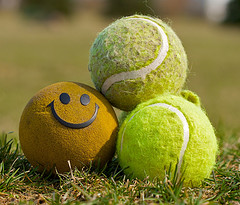
#> input picture CNN/tb_test_images/tennis_ball_1044.jpg, 240 x 205 px
$ python tb_detect_net_postprocess.py
#> lines starting #> are read from the running program, lines starting #| are printed output that depends on the picture; after the words box and inside, x2 and y2 are one past the last pixel; in counts of white or black regions, pixels touching at a corner belong together; long printed decimals are rounded
import math
import cv2
import numpy as np
import time
from collections import deque

# "constants"
FRAME_RATE = 15
MAX_STACK_SIZE = 60
FT_TO_M_CONV_FACTOR = .3048        # [m/ft] obviously
M_TO_PX_CONV_FACTOR = 3779.5276    # [px/m] obviously
CAM_FOCAL_L = 112.0                # what unit is this?
TB_KNOWN_W = 2.6                   # [in]
IMG_W = 1920
IMG_H = 1080

frame_stack = []
output_info = []

# cv2 information
# "constants"
CIRCLE_MIN_R = 2
KERNEL_SIZE = 15

min_HSV = np.array([30,50,0])
max_HSV = np.array([50,255,255])

# return information
x_center_final = None
y_center_final = None
r_final = None
tb_dist_final = None
detect_timestamp = None

temp_path = "./tb_test_images/tennis_ball_1044.jpg"

def sharpenImg(image):
    clahe = cv2.createCLAHE(clipLimit=5, tileGridSize=(5,5))

    lab_img = cv2.cvtColor(image, cv2.COLOR_BGR2LAB)
    l,a,b = cv2.split(lab_img)

    l2 = clahe.apply(l)

    lab_img = cv2.merge((l2,a,b))
    res_img = cv2.cvtColor(lab_img, cv2.COLOR_LAB2BGR)

    # DEBUG: display contrasted image
    #---------------------------------------------------------------------------
    cv2.imshow('image', image)
    cv2.imshow('lab img', lab_img)
    cv2.imshow('res img', res_img)
    cv2.waitKey(0)
    cv2.destroyAllWindows()
    #---------------------------------------------------------------------------

    return res_img

def getHsvMask(image):
    hsv_img = cv2.cvtColor(image, cv2.COLOR_BGR2HSV)
    temp_img = hsv_img.copy()

    # setup mask for image
    mask = cv2.inRange(hsv_img, min_HSV, max_HSV)
    #hsv_img[np.where(mask==0)] = 0

    # erode and dilate mask
    mask = cv2.erode(mask, None, iterations=1)
    mask = cv2.dilate(mask, None, iterations=1)
    hsv_img[np.where(mask==0)] = 0

    # DEBUG: display image
    #---------------------------------------------------------------------------
    cv2.imshow('image', image)
    cv2.imshow('hsv image', temp_img)
    cv2.imshow('masked image', hsv_img)
    #cv2.imshow('mask', mask)
    cv2.waitKey(0)
    cv2.destroyAllWindows()
    #---------------------------------------------------------------------------

    return hsv_img


def getBallLoc(image):
    # get circles using Hough Transform
    # NOTE: - param1 = higher threshold to Canny (apparently)
    #       - param2 = accumulator threshold, how large the pool is for similar circle centers
    circles = cv2.HoughCircles(image, cv2.HOUGH_GRADIENT, 1, 5, param1=255, param2=20, minRadius=5, maxRadius=0)
    if circles is None:
        print("No circles detected")

        return 0, 0, 0, 0
    circles = np.uint16(np.around(circles))

    # [17 lines of commented-out code are left out]
    x_tot = 0
    y_tot = 0
    r_tot = 0
    for x in circles[0,:]:
        x_tot += x[0]
        y_tot += x[1]
        r_tot += x[2]
    x_avg = int(round(x_tot/(len(circles[0,:]))))
    y_avg = int(round(y_tot/(len(circles[0,:]))))
    r_avg = int(round(r_tot/(len(circles[0,:]))))

    # DEBUG: draw averaged circles
    #---------------------------------------------------------------------------
    test_img = image.copy()
    print("x_avg: ", x_avg, " y_avg: ", y_avg, " r_avg: ", r_avg)
    cv2.circle(test_img, (x_avg, y_avg), r_avg, (255, 255, 255), 2)
    cv2.circle(test_img, (x_avg, y_avg), 2, (255, 255, 255), 3)
    cv2.imshow("averaged circle with edge image", test_img)
    cv2.waitKey(0)
    #---------------------------------------------------------------------------

    timestamp = time.time()

    return x_avg, y_avg, r_avg, timestamp


def getBallDist(x, y, r, h, w):
    # what was used in the Google adapted network
    # conversion between resolutions
    # for reference:
    #  - IMG_W or x_res = 1920
    #  - IMG_H or y_res = 1080
    #ymin, xmin, ymax, xmax = box
    #res = [IMG_W, IMG_H]
    #r = (ymax - ymin) * y_res

    # get distance
    dist_in = (TB_KNOWN_W * CAM_FOCAL_L) / (r*2)
    dist_ft = dist_in / 12
    dist = dist_ft / FT_TO_M_CONV_FACTOR

    # get angle from (0,0) in center of image
    #x_map = x - IMG_W/2
    #y_map = y - IMG_H/2
    x_map = x - w/2
    y_map = y - h/2
    euc_dist = math.hypot(x_map, y_map)
    euc_dist = euc_dist / M_TO_PX_CONV_FACTOR
    ang = math.asin(euc_dist / dist)

    # DEBUG
    #---------------------------------------------------------------------------
    #print("x_map: ", x_map, ", y_map: ", y_map)
    #print("euc_dist: ", euc_dist)
    #print("Distance to Tennis Ball [rad]: ", dist)
    #print("Angle of Tennis Ball [rad]: ", ang)
    #---------------------------------------------------------------------------

    return dist, ang


def checkCircle(hsv_image, x_start, y_start, r_avg, thresh, h, w):
    """
    Step types follow compass directions:
      - 0 = N
      - 1 = NE
      - 2 = E
      - 3 = SE
      - 4 = S
      - 5 = SW
      - 6 = W
      - 7 = NW
    """
    # DEBUG
    #temp = []

    # format: [H, S, V]
    color_accept_low = [30,50,0]
    color_accept_high = [50,255,255]
    d = deque()
    circle_pts = 0
    color_range_pts = 0

    d.appendleft([x_start, y_start + 1, 0])
    d.appendleft([x_start + 1, y_start + 1, 1])
    d.appendleft([x_start + 1, y_start, 2])
    d.appendleft([x_start + 1, y_start - 1, 3])
    d.appendleft([x_start, y_start - 1, 4])
    d.appendleft([x_start - 1, y_start - 1, 5])
    d.appendleft([x_start - 1, y_start, 6])
    d.appendleft([x_start - 1, y_start + 1, 7])

    while (d):
        info = d.pop()
        if ((info[0] > 0) and (info[0] < (w - 1)) and (info[1] > 0) and (info[1] < (h - 1))):
            length = math.hypot(x_start - info[0], y_start - info[1])

            # DEBUG
            #print("x: ", info[0], ", y: ", info[1], ", length: ", length)

            if length < r_avg:
                # DEBUG
                #temp.append([info[0], info[1]])

                # increment total pts in circle counter
                circle_pts += 1;

                # check if pxl values in range
                pxl = hsv_image[info[1], info[0]]
                if ((pxl[0] > color_accept_low[0] and pxl[0] < color_accept_high[0]) and
                    (pxl[1] > color_accept_low[1] and pxl[1] < color_accept_high[1]) and
                    (pxl[2] > color_accept_low[2] and pxl[2] < color_accept_high[2])):
                    # increment pts in color range counter
                    color_range_pts += 1;

                # continue to next pt(s)
                if (info[2] == 0):
                    d.appendleft([info[0], info[1] + 1, 0])
                elif (info[2] == 1):
                    d.appendleft([info[0], info[1] + 1, 0])
                    d.appendleft([info[0] + 1, info[1] + 1, 1])
                    d.appendleft([info[0] + 1, info[1], 2])
                elif (info[2] == 2):
                    d.appendleft([info[0] + 1, info[1], 2])
                elif (info[2] == 3):
                    d.appendleft([info[0] + 1, info[1], 2])
                    d.appendleft([info[0] + 1, info[1] - 1, 3])
                    d.appendleft([info[0], info[1] - 1, 4])
                elif (info[2] == 4):
                    d.appendleft([info[0], info[1] - 1, 4])
                elif (info[2] == 5):
                    d.appendleft([info[0], info[1] - 1, 4])
                    d.appendleft([info[0] - 1, info[1] - 1, 5])
                    d.appendleft([info[0] - 1, info[1], 6])
                elif (info[2] == 6):
                    d.appendleft([info[0] - 1, info[1], 6])
                else:
                    d.appendleft([info[0] - 1, info[1], 6])
                    d.appendleft([info[0] - 1, info[1] + 1, 7])
                    d.appendleft([info[0], info[1] + 1, 0])

    # [9 lines of commented-out code are left out]

    print("x start: ", x_start, ", y start: ", y_start)
    print("# pts in color range: ", color_range_pts, ", # pts in circle: ", circle_pts, ", fraction of points in acceptable range: ", (color_range_pts / circle_pts))
    #---------------------------------------------------------------------------

    # check if percentage of in-range color pts is above acceptable threshold
    if (color_range_pts / circle_pts) > thresh:
        return True

    return False


def main():
    # see AI-ROCKS/Drive/Models/Camera.cs for references and structure
    # setup
    # ---------------------------------------------------------------------------
    # NOTE: replace <placeholder> code with what will be used for the image input
    # <placeholder>
    img_src = cv2.imread(temp_path)
#> img_src is the input picture: shape (205, 240, 3); mean B, G, R 53.8, 123.7, 130.7

    global frame_stack
    start_time = time.time()

    # main loop
    while (True):
        # read and/or load next frame
        # ---------------------------------------------------------------------------
        # NOTE: replace <placeholder> code with what will be used for the image input
        # <placeholder>
        next_img = img_src

        if len(frame_stack) >= MAX_STACK_SIZE:
            print("stack size = ", len(frame_stack))
            print("purging stack")
            frame_stack = []
        else:
            frame_stack.append(next_img)

            # TODO: check this calculation
            print("time difference")
            print(time.time() - start_time)
            print("time calc")
            print(((time.time() - start_time) % (1 / FRAME_RATE)))
            if ((time.time() - start_time) % (1 / FRAME_RATE)) < 1:
                print("reading next image")
                img = frame_stack.pop()

                # pre-processing
                # ---------------------------------------------------------------------------
                height, width = img.shape[:2]
#> height = 205; width = 240

                gray_img = cv2.cvtColor(img, cv2.COLOR_BGR2GRAY)
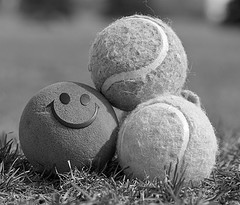
#> gray_img: shape (205, 240); min 0, max 254, mean 117.8
                blur_img = cv2.medianBlur(img, KERNEL_SIZE)
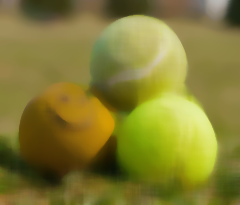
#> blur_img: shape (205, 240, 3); mean B, G, R 50.5, 124, 131.1
                #gray_blur_img = cv2.cvtColor(blur_img, cv2.COLOR_BGR2GRAY)

                #edge_img = cv2.Canny(img, 0, 255, apertureSize=3, L2gradient=False)

                # DEBUG
                #---------------------------------------------------------------------------
                print(str(width) + "x" + str(height))
#| 240x205
                #cv2.imshow('image', img)
                #cv2.imshow('gray image', gray_img)
                #cv2.imshow('gray blurred image', gray_blur_img)
                #cv2.imshow('edge image', edge_img)
                #cv2.waitKey(0)
                #cv2.destroyAllWindows()
                #---------------------------------------------------------------------------

                # processing
                # ---------------------------------------------------------------------------
                # TODO: make a decision on this
                # use one of 2 methods:
                #   1. SIFT
                #   2. combination of feature detection (circles, color, contrast, etc.)
                # Method 1:
                #  - <SIFT method details>


                # Method 2:
                #  - color
                hsv_img = getHsvMask(blur_img)
#> in getHsvMask, `hsv_img = cv2.cvtColor(image, cv2.COLOR_BGR2HSV)`: hsv_img: shape (205, 240, 3); mean H, S, V 27.2, 163.7, 134.2
#> in getHsvMask, `mask = cv2.inRange(hsv_img, min_HSV, max_HSV)`:
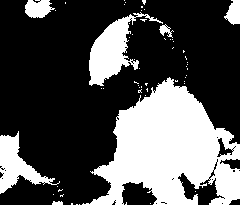
#> mask: shape (205, 240); 32% white; 58 white regions (51 under 20 px), largest, box (x1, y1, x2, y2) and area: (82, 77, 240, 205) 11413, (89, 12, 163, 86) 2011, (0, 131, 60, 194) 1368
#> in getHsvMask, `mask = cv2.erode(mask, None, iterations=1)`:
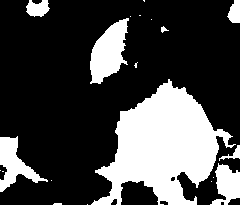
#> mask: shape (205, 240); 27.3% white; 20 white regions (12 under 20 px), largest, box (x1, y1, x2, y2) and area: (91, 79, 236, 205) 9378, (90, 18, 129, 84) 1550, (0, 136, 48, 192) 1068
#> in getHsvMask, `mask = cv2.dilate(mask, None, iterations=1)`:
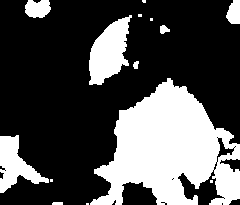
#> mask: shape (205, 240); 30.8% white; 14 white regions (6 under 20 px), largest, box (x1, y1, x2, y2) and area: (90, 78, 240, 205) 11237, (89, 15, 132, 85) 1810, (0, 135, 49, 193) 1291
#> in getHsvMask, `hsv_img[np.where(mask==0)] = 0`: hsv_img: shape (205, 240, 3); mean H, S, V 10.3, 55.8, 43.5

                # get edge image
                edge_img = cv2.Canny(hsv_img, 0, 255, apertureSize=3, L2gradient=False)
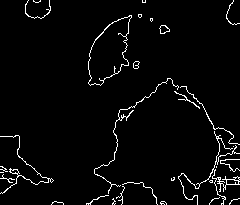
#> edge_img: shape (205, 240); 3.4% white in thin lines or dots

                # DEBUG: check edge image
                #---------------------------------------------------------------------------
                cv2.imshow('edge img', edge_img)
                cv2.waitKey(0)
                cv2.destroyAllWindows()
                #exit()
                #---------------------------------------------------------------------------

                #  - circles
                x_c, y_c, r, tstamp = getBallLoc(edge_img)
#> in getBallLoc, `circles = cv2.HoughCircles(image, cv2.HOUGH_GRADIENT, 1, 5, param1=255..`: circles = 73 rows, first 8: [163.5, 150.5, 56.5], [162.5, 145.5, 53.2], [171.5, 158.5, 66.6], [151.5, 146.5, 64.6], [158.5, 142.5, 59.1], [168.5, 146.5, 48.5], [136.5, 62.5, 47], [144.5, 139.5, 73.5]
#> in getBallLoc, `circles = np.uint16(np.around(circles))`: circles = 73 rows, first 8: [164, 150, 56], [162, 146, 53], [172, 158, 67], [152, 146, 65], [158, 142, 59], [168, 146, 48], [136, 62, 47], [144, 140, 74]
#> the loop in getBallLoc, `for x in circles[0,:]:` made 73 passes
#> (x, x_tot, y_tot, r_tot) on passes 2 to 13: ([162, 146, 53], 326, 296, 109), ([172, 158, 67], 498, 454, 176), ([152, 146, 65], 650, 600, 241), ([158, 142, 59], 808, 742, 300), ([168, 146, 48], 976, 888, 348), ([136, 62, 47], 1112, 950, 395), ([144, 140, 74], 1256, 1090, 469), ([164, 172, 73], 1420, 1262, 542), ([168, 164, 65], 1588, 1426, 607), ([136, 68, 51], 1724, 1494, 658), ([164, 138, 51], 1888, 1632, 709), ([136, 146, 76], 2024, 1778, 785)
#> after the loop in getBallLoc, `for x in circles[0,:]:`: r_tot = 2838; x_tot = 12828; y_tot = 9530
#> in getBallLoc, `x_avg = int(round(x_tot/(len(circles[0,:]))))`: x_avg = 176
#> in getBallLoc, `y_avg = int(round(y_tot/(len(circles[0,:]))))`: y_avg = 131
#> in getBallLoc, `r_avg = int(round(r_tot/(len(circles[0,:]))))`: r_avg = 39
#| x_avg:  176  y_avg:  131  r_avg:  39
#> in getBallLoc, `cv2.circle(test_img, (x_avg, y_avg), r_avg, (255, 255, 255), 2)`:
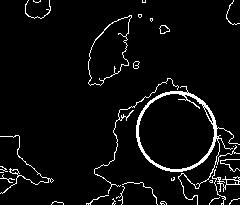
#> test_img: shape (205, 240); 4.8% white in thin lines or dots
#> in getBallLoc, `cv2.circle(test_img, (x_avg, y_avg), 2, (255, 255, 255), 3)`: test_img: shape (205, 240); 4.9% white in thin lines or dots
#> x_c = 176; y_c = 131; r = 39; tstamp = 1.8e+09
                if (0 == x_c) and (0 == y_c) and (0 == r) and (0 == tstamp):
                    continue

                # [11 lines of commented-out code are left out]

                print("x_c: ", x_c, ", y_c: ", y_c, ", r: ", r, ", tstamp: ", tstamp)
#| x_c:  176 , y_c:  131 , r:  39 , tstamp:  1795170493.359
                #exit()
                #---------------------------------------------------------------------------

                #  - determine whether to keep or not
                found = checkCircle(hsv_img, x_c, y_c, r, .8, height, width)
#> the loop in checkCircle, `while (d):` made 4988 passes
#> (length, pxl) on passes 1 to 12: (1, [32, 180, 208]), (1.41, [32, 177, 209]), (1, [32, 174, 211]), (1.41, [32, 173, 212]), (1, [32, 175, 210]), (1.41, [32, 177, 209]), (1, [32, 180, 208]), (1.41, [32, 188, 206]), (2, [32, 187, 207]), (2.24, [32, 180, 208]), (2.83, [32, 177, 209]), (2.24, [32, 175, 210])
#> length on pass 100: 5.1
#> after the loop in checkCircle, `while (d):`: circle_pts = 4764; color_range_pts = 4601
#| x start:  176 , y start:  131
#| # pts in color range:  4601 , # pts in circle:  4764 , fraction of points in acceptable range:  0.9658
#> found = True

                # DEBUG
                print("found? ", found)
#| found?  True
                #exit()

                # results
                # ---------------------------------------------------------------------------
                if found:
                    #  - distance to ball
                    dist, angle = getBallDist(x_c, y_c, r, height, width)
#> in getBallDist, `dist_in = (TB_KNOWN_W * CAM_FOCAL_L) / (r*2)`: dist_in = 3.73
#> in getBallDist, `dist_ft = dist_in / 12`: dist_ft = 0.311
#> in getBallDist, `dist = dist_ft / FT_TO_M_CONV_FACTOR`: dist = 1.02
#> in getBallDist, `x_map = x - w/2`: x_map = 56
#> in getBallDist, `y_map = y - h/2`: y_map = 28.5
#> in getBallDist, `euc_dist = math.hypot(x_map, y_map)`: euc_dist = 62.84
#> in getBallDist, `euc_dist = euc_dist / M_TO_PX_CONV_FACTOR`: euc_dist = 0.0166
#> in getBallDist, `ang = math.asin(euc_dist / dist)`: ang = 0.0163
#> dist = 1.02; angle = 0.0163

                    # DEBUG
                    print("dist: ", dist, ", angle: ", angle)
#| dist:  1.021 , angle:  0.01629

                    # output information
                    # ---------------------------------------------------------------------------
                    # output information structure:
                    #   [x center, y center, radius, distance to ball, angle of ball, timestamp]
                    output_info = [x_c, y_c, r, dist, angle, tstamp]
#> output_info = [176, 131, 39, 1.02, 0.0163, 1.8e+09]
                    # NOTE: replace <placeholder> code with what will be used for the image input
                    # <placeholder>
                    print(output_info)
#| [176, 131, 39, 1.021, 0.01629, 1795170493.359]
                    return output_info

                return 0


if __name__ == "__main__":
  main()

$ run again, with CNN/tb_test_images/tennis_ball_1037.jpg copied over CNN/tb_test_images/tennis_ball_1044.jpg
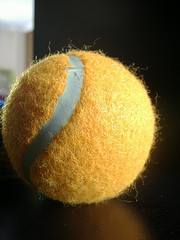
#> input picture CNN/tb_test_images/tennis_ball_1037.jpg, 180 x 240 px
#> in main, img_src is the input picture: shape (240, 180, 3); mean B, G, R 49.3, 88.2, 104.5
#| 180x240
#> in getHsvMask, `mask = cv2.inRange(hsv_img, min_HSV, max_HSV)`:
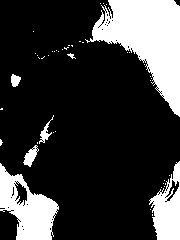
#> mask: shape (240, 180); 22.4% white; 45 white regions (38 under 20 px), largest, box (x1, y1, x2, y2) and area: (85, 0, 180, 117) 5430, (0, 163, 59, 240) 2356, (149, 161, 180, 240) 1421
#> edge_img: shape (240, 180); 2.6% white in thin lines or dots
#> in getBallLoc, `circles = cv2.HoughCircles(image, cv2.HOUGH_GRADIENT, 1, 5, param1=255..`: circles = [[104.5, 29.5, 12.7], [156.5, 32.5, 30.5], [151.5, 37.5, 30.2], [107.5, 79.5, 40.2], [179.5, 206.5, 27.5], [16.5, 192.5, 8.8], [109.5, 31.5, 9.1], [16.5, 157.5, 16.3]]
#> in getBallLoc, `circles = np.uint16(np.around(circles))`: circles = [[104, 30, 13], [156, 32, 30], [152, 38, 30], [108, 80, 40], [180, 206, 28], [16, 192, 9], [110, 32, 9], [16, 158, 16]]
#> the loop in getBallLoc, `for x in circles[0,:]:` made 8 passes
#> (x, x_tot, y_tot, r_tot) on passes 2 to 8: ([156, 32, 30], 260, 62, 43), ([152, 38, 30], 412, 100, 73), ([108, 80, 40], 520, 180, 113), ([180, 206, 28], 700, 386, 141), ([16, 192, 9], 716, 578, 150), ([110, 32, 9], 826, 610, 159), ([16, 158, 16], 842, 768, 175)
#> after the loop in getBallLoc, `for x in circles[0,:]:`: r_tot = 175; x_tot = 842; y_tot = 768
#> x_avg = 105
#> y_avg = 96
#> r_avg = 22
#| x_avg:  105  y_avg:  96  r_avg:  22
#> in getBallLoc, `cv2.circle(test_img, (x_avg, y_avg), r_avg, (255, 255, 255), 2)`:
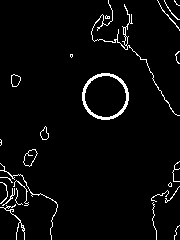
#> test_img: shape (240, 180); 3.6% white in thin lines or dots
#> x_c = 105; y_c = 96; r = 22; tstamp = 1.8e+09
#| x_c:  105 , y_c:  96 , r:  22 , tstamp:  1795170494.417
#> the loop in checkCircle, `while (d):` made 1640 passes
#> length on passes 1 to 8: 1, 1.41, 1, 1.41, 1, 1.41, 1, 1.41
#> after the loop in checkCircle, `while (d):`: circle_pts = 1512; color_range_pts = 0
#| x start:  105 , y start:  96
#| # pts in color range:  0 , # pts in circle:  1512 , fraction of points in acceptable range:  0.0
#> found = False
#| found?  False
